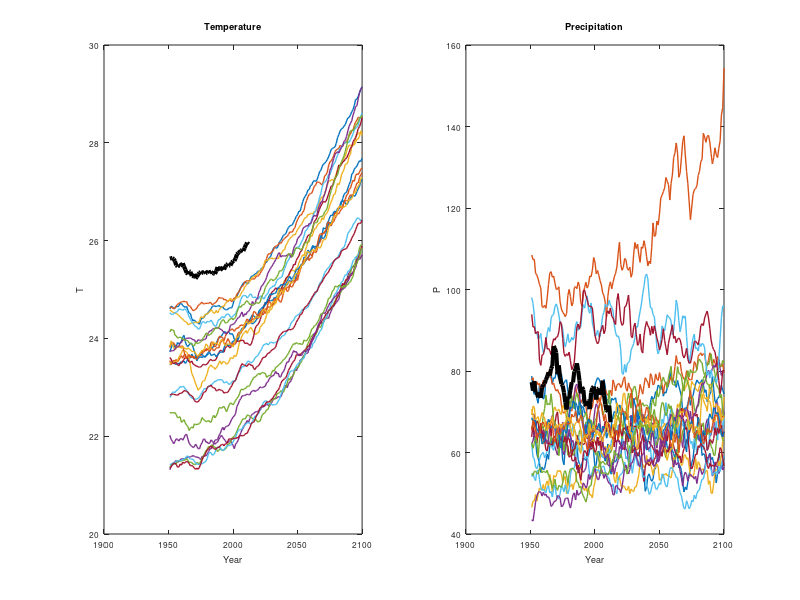

Write MATLAB code to recreate this figure. (Note: this script raises an error after producing the figure.)
% Plots for paper with Sarah
% last edited by Megan, March 21, 2018
clear all
close all
load('Mombasa_TandP.mat','P0','Pij','Tij','T0')

% yearly values at Mombasa
for y = 1:length(P0)/12
    CRU.T(y) = mean(T0(12*(y-1)+1:12*y));
    CRU.P(y) = mean(P0(12*(y-1)+1:12*y));   
end

for y = 1:size(Pij,1)/12
    GCM.T(y,:) = mean(Tij(12*(y-1)+1:12*y,:),1);
    GCM.P(y,:) = mean(Pij(12*(y-1)+1:12*y,:),1);
end
clearvars -except CRU GCM
% filtering out high freq noise (10 year moving window)
windowSize = 10; 
b = (1/windowSize)*ones(1,windowSize);
a = 1;
GCM.Tsmooth = filter(b,a, GCM.T); %xfilt is the low frequency signal
GCM.Psmooth = filter(b,a, GCM.P); %xfilt is the low frequency signal
CRU.Tsmooth = filter(b,a, CRU.T); %xfilt is the low frequency signal
CRU.Psmooth = filter(b,a, CRU.P); %xfilt is the low frequency signal

for y = 1:length(CRU.T)-39
    CRU.deltaT(y) = mean(CRU.T(y+20:y+39))-mean(CRU.T(y:y+19));
    CRU.deltaP(y) = (mean(CRU.P(y+20:y+39))-mean(CRU.P(y:y+19)))/mean(CRU.P(y:y+19)); 
end

for y = 1:size(GCM.T,1)-39
    GCM.deltaT(y,:) = mean(GCM.T(y+20:y+39,:),1)-mean(GCM.T(y:y+19,:),1);
    GCM.deltaP(y,1:21) = (mean(GCM.P(y+20:y+39,:),1)-mean(GCM.P(y:y+19,:),1))./mean(GCM.P(y:y+19,:),1); 
end

%% Plots of basic climate projections
fig1 = figure; 
subplot(1,2,1) 
plot([1951:1:2100],GCM.Tsmooth(51:end,:),'LineWidth',1);
hold on;
plot([1951:1:2012],CRU.Tsmooth(51:end),'k','LineWidth',3);title('Temperature')
set(gca,'FontSize', 6); xlabel('Year'); ylabel('T')

subplot(1,2,2) 
plot([1951:1:2100],GCM.Psmooth(51:end,:),'LineWidth',1);title('Precipitation')
hold on;
plot([1951:1:2012],CRU.Psmooth(51:end),'k','LineWidth',3);
set(gca,'FontSize', 6); xlabel('Year'); ylabel('P')
figure_width = 7; % in inches
figure_height = 2.50; % in inches
font_size = 6; % in points (relative to figure size in inches)
savingind = 1;
figname = 'TandP';
figurefun(figure_width, figure_height,font_size,savingind,figname,fig1)
%%
fig1 = figure; 
subplot(1,2,1) 
plot([1921:1:2081],GCM.deltaT(1:end,:),'LineWidth',1);
hold on;
plot([1921:1:1993],CRU.deltaT(1:end),'k','LineWidth',3);
title('\Delta T'); xlim([1921,2081]);
set(gca,'FontSize', 6); xlabel('Year'); ylabel('\Delta T over 20-years');


subplot(1,2,2) 
plot([1921:1:2081],GCM.deltaP(1:end,:),'LineWidth',1);title('% \Delta P')
hold on;
plot([1921:1:1993],CRU.deltaP(1:end),'k','LineWidth',3);xlim([1921,2081]);
set(gca,'FontSize', 6); xlabel('Year'); ylabel('\Delta P over 20-years');

figure_width = 7; % in inches
figure_height = 2.50; % in inches
font_size = 6; % in points (relative to figure size in inches)
savingind = 1;
figname = 'DeltaTandP';
figurefun(figure_width, figure_height,font_size,savingind,figname,fig1)

%% IPCC method
GCM.Tchange = GCM.T-repmat(mean(GCM.T(86:105,:),1),200,1);
GCM.Pchange = (GCM.P-repmat(mean(GCM.P(86:105,:),1),200,1));
for y = 1:size(GCM.Tchange,1)
    IPCC.meanT(y) = double(mean(GCM.Tchange(y,:)));
    IPCC.stdT(y) = double(std(GCM.Tchange(y,:)));
    IPCC.meanP(y) = double(mean(GCM.Pchange(y,:)));
    IPCC.stdP(y) = double(std(GCM.Pchange(y,:)));
end

IPCC.meanT = filter(b,a, IPCC.meanT);
IPCC.meanP = filter(b,a, IPCC.meanP);

IPCC.stdT = filter(b,a, IPCC.stdT);
IPCC.stdP = filter(b,a, IPCC.stdP);
%%
fig1 = figure; 
subplot(1,2,1) 
boundedline([2005:1:2100]',IPCC.meanT(105:200)',[1.64*IPCC.stdT(105:200)' 1.64*IPCC.stdT(105:200)'],'alpha','cmap',[0.7,0,0]); 
hold on; 
boundedline([1911:1:2005]',IPCC.meanT(11:105)',[1.64*IPCC.stdT(11:105)' 1.64*IPCC.stdT(11:105)'],'alpha','cmap',[0.1,0.1,0.1]); 
hold on; 
plot([1911:1:2005]',CRU.Tsmooth(11:105)-mean(CRU.T(86:105)),'k','LineWidth',2)
xlim([1911,2100]); box on; h = vline(2005,'k'); 
set(gca,'FontSize', 6); xlabel('Year'); ylabel('\Delta T (relative to 1986-2005)');

subplot(1,2,2) 
boundedline([2005:1:2100]',IPCC.meanP(105:200)',[1.64*IPCC.stdP(105:200)' 1.64*IPCC.stdP(105:200)'],'alpha','cmap',[0,0,0.7]); 
hold on; 
boundedline([1911:1:2005]',IPCC.meanP(11:105)',[1.64*IPCC.stdP(11:105)' 1.64*IPCC.stdP(11:105)'],'alpha','cmap',[0.1,0.1,0.1]); 
hold on; 
plot([1911:1:2005]',CRU.Psmooth(11:105)-mean(CRU.P(86:105)),'k','LineWidth',2)
xlim([1911,2100]); box on; h = vline(2005,'k'); ylabel('\Delta P (relative to 1986-2005)');xlabel('Year')
set(gca,'FontSize', 6)
figure_width = 7; % in inches
figure_height = 3; % in inches
font_size = 6; % in points (relative to figure size in inches)
savingind = 1;
figname = 'IPCCbounded';
figurefun(figure_width, figure_height,font_size,savingind,figname,fig1)

%%
fig1 = figure; 
subplot(1,2,1) 
boundedline([2005:1:2100]',IPCC.meanT(105:200)',[1.64*IPCC.stdT(105:200)' 1.64*IPCC.stdT(105:200)'],'alpha','cmap',[0.7,0,0]); 
hold on; 
boundedline([1911:1:2005]',IPCC.meanT(11:105)',[1.64*IPCC.stdT(11:105)' 1.64*IPCC.stdT(11:105)'],'alpha','cmap',[0.1,0.1,0.1]); 
hold on;
plot([1911:1:2100],GCM.Tsmooth(11:end,:)-repmat(mean(GCM.T(86:105,:),1),190,1),'LineWidth',1);
hold on; 
plot([1911:1:2005]',CRU.Tsmooth(11:105)-mean(CRU.T(86:105)),'k','LineWidth',2)
xlim([1911,2100]); box on; h = vline(2005,'k'); 
set(gca,'FontSize', 6); xlabel('Year'); ylabel('\Delta T')

subplot(1,2,2) 
boundedline([2005:1:2100]',IPCC.meanP(105:200)',[1.64*IPCC.stdP(105:200)' 1.64*IPCC.stdP(105:200)'],'alpha','cmap',[0,0,0.7]); 
hold on; 
boundedline([1911:1:2005]',IPCC.meanP(11:105)',[1.64*IPCC.stdP(11:105)' 1.64*IPCC.stdP(11:105)'],'alpha','cmap',[0.1,0.1,0.1]); 
hold on; 
plot([1911:1:2100],GCM.Psmooth(11:end,:)-repmat(mean(GCM.P(86:105,:),1),190,1),'LineWidth',1);
hold on; 
plot([1911:1:2005]',CRU.Psmooth(11:105)-mean(CRU.P(86:105)),'k','LineWidth',2)
xlim([1911,2100]); box on; h = vline(2005,'k'); 
set(gca,'FontSize', 6); xlabel('Year'); ylabel('\Delta P')

figure_width = 7; % in inches
figure_height = 3; % in inches
font_size = 6; % in points (relative to figure size in inches)
savingind = 1;
figname = 'IPCCbounded_withGCMlines';
figurefun(figure_width, figure_height,font_size,savingind,figname,fig1)

%% Plots of learning BMA approach.
load('BMA_results_T0istoday21-Mar-2018 12:10:37.mat')
Nsamples = 10^4;
Ntsteps = 5;
GN = randi(1000, Nsamples, Ntsteps,2);
DT = [squeeze(MUT(GN(:,1,1))), squeeze(NUT(GN(:,:,1)))];
DT = cumsum(DT,2); % this is the cumulative 

GN = randi(1000, Nsamples, Ntsteps,3);
DP = [squeeze(MUP(GN(:,1,1))), squeeze(NUP(GN(:,:,1)))];
DP = ones(size(DP))+DP;
percDP = DP(:,1);
for year = 2:6
    percDP(:,year) = DP(:,year).*percDP(:,year-1);
end

DT = sort(DT,1);
DP = sort(percDP,1);

medInd = Nsamples/2;
perc5 = floor(5*Nsamples/100);
perc95 = floor(95*Nsamples/100);

fig1 = figure; 
subplot(1,2,1) 
boundedline([1980:20:2080]',CRU.Tsmooth(80)-DT(medInd,1)+DT(medInd,:)',[(DT(medInd,:)-DT(perc5,:))' (DT(perc95,:)-DT(medInd,:))'],'alpha','cmap',[0.7,0,0]); 
plot([1911:1:2012]',CRU.Tsmooth(11:112),'k','LineWidth',2); xlim([1920,2080]);
set(gca,'FontSize', 6); xlabel('Year'); ylabel('T')

subplot(1,2,2) 
boundedline([1980:20:2080]',CRU.Psmooth(80)*DP(medInd,:)',CRU.Psmooth(90)*[(DP(medInd,:)-DP(perc5,:))' (DP(perc95,:)-DP(medInd,:))'],'alpha','cmap',[0,0,0.7]); 
plot([1911:1:2012]',CRU.Psmooth(11:112),'k','LineWidth',2); xlim([1920,2080]);
set(gca,'FontSize', 6); xlabel('Year'); ylabel('P')

figure_width = 7; % in inches
figure_height = 2.5; % in inches
font_size = 6; % in points (relative to figure size in inches)
savingind = 1;
figname = 'BMA_nolearning';
figurefun(figure_width, figure_height,font_size,savingind,figname,fig1)

%% BMA with GCMs overtop

GCM.Tchange2 = GCM.T-repmat(mean(GCM.T(61:80,:),1),200,1);
GCM.Pchange2 = (GCM.P-repmat(mean(GCM.P(61:80,:),1),200,1));
GCM.Tsmooth2 = filter(b,a, GCM.Tchange2); %xfilt is the low frequency signal
GCM.Psmooth2 = filter(b,a, GCM.Pchange2); %xfilt is the low frequency signal


fig1 = figure; 
subplot(1,2,1) 
plot([1911:1:2100],CRU.Tsmooth(80)+GCM.Tsmooth2(11:end,:),'LineWidth',1);
hold on
boundedline([1980:20:2080]',CRU.Tsmooth(80)-DT(medInd,1)+DT(medInd,:)',[(DT(medInd,:)-DT(perc5,:))' (DT(perc95,:)-DT(medInd,:))'],'cmap',[0.7,0,0]); 
plot([1911:1:2012]',CRU.Tsmooth(11:112),'k','LineWidth',2); xlim([1920,2080]);
set(gca,'FontSize', 6); xlabel('Year'); ylabel('T')

subplot(1,2,2) 
plot([1911:1:2100],CRU.Psmooth(80)+GCM.Psmooth2(11:end,:),'LineWidth',1);
hold on
boundedline([1980:20:2080]',CRU.Psmooth(80)*DP(medInd,:)',CRU.Psmooth(90)*[(DP(medInd,:)-DP(perc5,:))' (DP(perc95,:)-DP(medInd,:))'],'cmap',[0,0,0.7]); 
plot([1911:1:2012]',CRU.Psmooth(11:112),'k','LineWidth',2); xlim([1920,2080]);
set(gca,'FontSize', 6); xlabel('Year'); ylabel('P')

figure_width = 7; % in inches
figure_height = 2.5; % in inches
font_size = 6; % in points (relative to figure size in inches)
savingind = 1;
figname = 'BMA_nolearningwithGCMstrings';
figurefun(figure_width, figure_height,font_size,savingind,figname,fig1)


%% Just looking at Deltas and not absolute values.


%%
load('BMA_results_deltap05T_p2P07-Feb-2018 20:18:49.mat')

